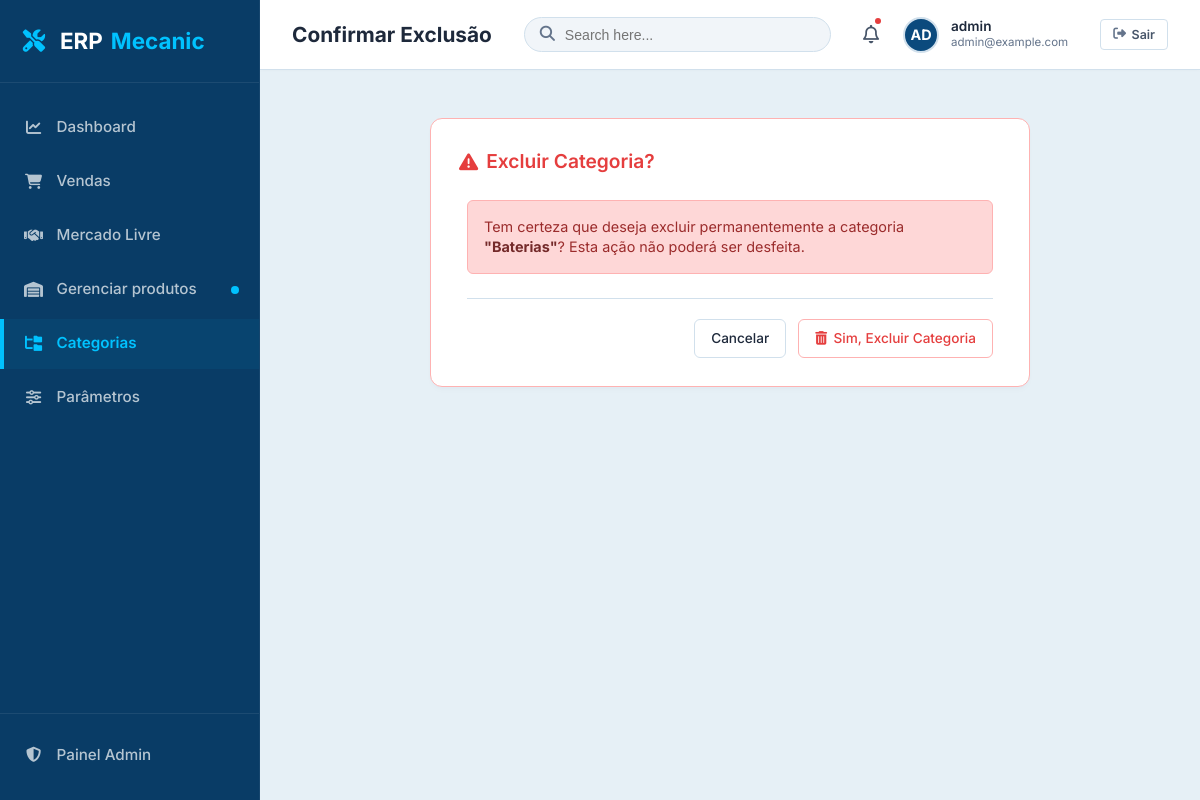
The page /categoria/20/excluir/ (signed in) on the database as committed earlier.
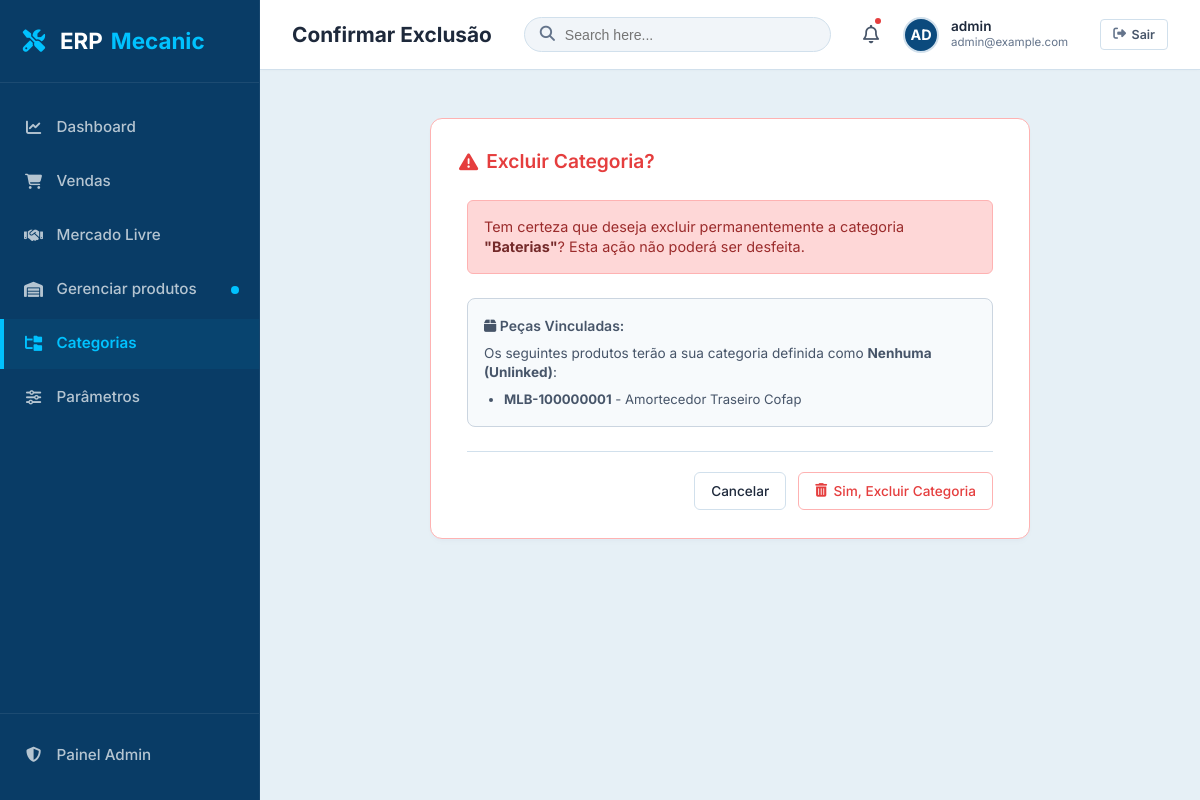
The same page on the database as committed later.
### catalogo/models.py (models this page shows, shortened)
class Produto(models.Model):
    sku = models.CharField(
        max_length=50,
        unique=True,
        verbose_name="SKU",
        help_text="Código de ligação com o Mercado Livre."
    )
    nome = models.CharField(
        max_length=150,
        verbose_name="Nome",
        help_text="Descrição da autopeça."
    )
    codigo_barras_ean = models.CharField(
        max_length=14,
        blank=True,
        verbose_name="Código de Barras EAN",
        help_text="Requisito forte para exposição no Mercado Livre."
    )
    marca = models.CharField(
        max_length=50,
        verbose_name="Marca",
        help_text="Evita devoluções por incompatibilidade da peça."
    )
    ncm = models.CharField(
        max_length=8,
        verbose_name="NCM",
        help_text="Nomenclatura fiscal da peça."
    )
    preco_custo = models.DecimalField(
        max_digits=10,
        decimal_places=2,
        default=0.00,
        verbose_name="Preço de Custo",
        help_text="Valor de aquisição da autopeça."
    )
    preco_venda = models.DecimalField(
        max_digits=10,
        decimal_places=2,
        verbose_name="Preço de Venda",
        help_text="Valor base para emissão da nota."
    )
    quantidade_estoque = models.IntegerField(
        default=0,
        verbose_name="Quantidade em Estoque",
        help_text="Saldo atual do item."
    )
    estoque_minimo = models.IntegerField(
        default=5,
        verbose_name="Estoque Mínimo",
        help_text="Alerta quando o estoque atingir esse valor."
    )
    estoque_maximo = models.IntegerField(
        default=0,
        verbose_name="Estoque Máximo",
        help_text="Capacidade máxima de armazenamento. 0 = sem limite."
    )
    categoria = models.ForeignKey(
        Categoria,
        on_delete=models.SET_NULL,
        null=True,
        blank=True,
        related_name='produtos',
        verbose_name="Categoria"
    )
    UNIDADE_CHOICES = [
        ('UN', 'Unidade'),
        ('PÇ', 'Peça'),
        ('JG', 'Jogo'),
        ('L', 'Litro'),
        ('KG', 'Quilograma'),
        ('CX', 'Caixa'),
        ('KT', 'Kit'),
    ]
    unidade_medida = models.CharField(
        max_length=10,
        choices=UNIDADE_CHOICES,
        default='UN',
        blank=True,
        verbose_name="Unidade de Medida",
        help_text="Unidade de comercialização do item."
    )
    codigo_fabricante = models.CharField(
        max_length=50,
        blank=True,
        null=True,
        verbose_name="Código do Fabricante (Part Number)",
        help_text="Código de referência do fabricante da autopeça."
    )
    parent = models.ForeignKey(
        'self',
        on_delete=models.CASCADE,
        null=True,
        blank=True,
        related_name='variacoes',
        verbose_name="Produto Pai",
        help_text="Associe a um produto pai se este item for uma variação física (ex: Lado Esquerdo/Direito)."
    )
    class Meta:
        verbose_name = "Produto"
        verbose_name_plural = "Produtos"
        ordering = ["nome"]

### catalogo/views.py (the view, shortened to what this page needs)
# urls.py: path('categoria/<int:pk>/excluir/', views.CategoriaDeleteView.as_view(), name='categoria-excluir'),
class CategoriaDeleteView(LoginRequiredMixin, DeleteView):
    model = Categoria
    template_name = 'catalogo/categoria_confirm_delete.html'
    success_url = reverse_lazy('categoria-listar')

### templates/catalogo/categoria_confirm_delete.html (shortened to what this page needs)
{% extends 'base.html' %}
{% load static %}
{% block module_title %}Confirmar Exclusão{% endblock %}
{% block content %}
<div class="glass-card" id="delete-confirm-glass-card" style="max-width: 600px; margin: 3rem auto; border-color: var(--danger-border);">
    <div class="card-header" style="border-bottom: none; margin-bottom: 0.5rem;">
        <h2 class="card-title" style="color: var(--danger);"><i class="fa-solid fa-triangle-exclamation"></i> Excluir Categoria?</h2>
    </div>
    <div style="padding: 0 0.5rem;">
        <div class="alert-box alert-danger" style="margin-bottom: 1.5rem;">
            Tem certeza que deseja excluir permanentemente a categoria <strong>"{{ object.nome }}"</strong>? Esta ação não poderá ser desfeita.
        </div>
        {% if object.produtos.all %}
            <div style="margin-bottom: 1.5rem; background: #f7fafc; border: 1px solid #cbd5e0; padding: 1rem; border-radius: 8px;">
                <h4 style="color: var(--text-secondary); margin-bottom: 0.5rem;"><i class="fa-solid fa-box"></i> Peças Vinculadas:</h4>
                <p style="font-size: 0.85rem; color: var(--text-secondary); margin-bottom: 0.5rem; line-height: 1.4;">
                    Os seguintes produtos terão a sua categoria definida como <strong>Nenhuma (Unlinked)</strong>:
                </p>
                <ul style="font-size: 0.82rem; color: var(--text-secondary); padding-left: 1.25rem; max-height: 120px; overflow-y: auto;">
                    {% for prod in object.produtos.all %}
                        <li><strong>{{ prod.sku }}</strong> - {{ prod.nome }}</li>
                    {% endfor %}
                </ul>
            </div>
        {% endif %}
        <form method="post" style="margin: 0;">
            <div class="form-actions" style="border-top: 1px solid var(--border-color); padding-top: 1.25rem; margin-top: 1rem;">
                <a href="{% url 'categoria-listar' %}" class="btn btn-secondary" id="btn-cancel-delete">
                    Cancelar
                </a>
                <button type="submit" class="btn btn-danger" id="btn-confirm-delete">
                    <i class="fa-solid fa-trash-can"></i> Sim, Excluir Categoria
                </button>
            </div>
        </form>
    </div>
</div>
{% endblock %}

Rows that differ between the two databases and show on the page:
now on this page (row edited): Produto: sku "MLB-100000001", nome "Amortecedor Traseiro Cofap"
changed Produto: categoria_id empty → 20 (drawn)
Other text that changed with them:
text now shown: "Peças Vinculadas: Os seguintes produtos terão a sua categoria definida como Nenhuma (Unlinked) :"
